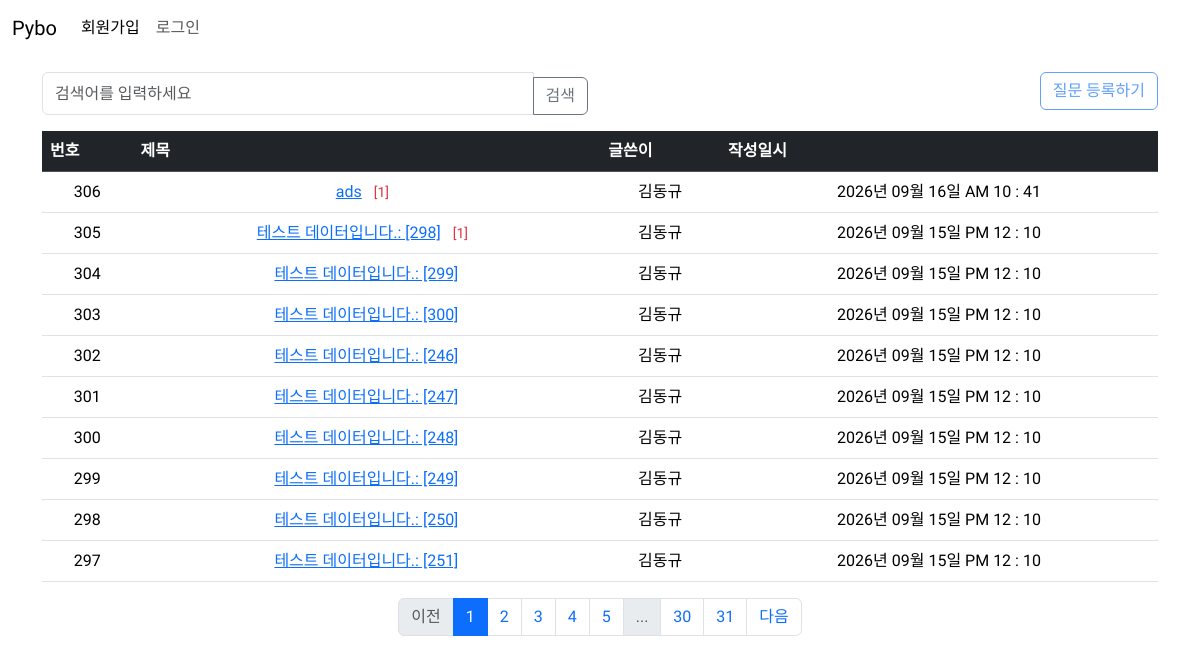
Page /question/list/ on the committed database.
### pybo/models.py (models this page shows)
class Question(db.Model):
    id = db.Column(db.Integer, primary_key=True)
    subject = db.Column(db.String(200), nullable=False)
    content = db.Column(db.Text, nullable=False)
    create_date = db.Column(db.DateTime, nullable=False)
    user_id = db.Column(db.Integer, db.ForeignKey('user.id', ondelete='CASCADE'), nullable=False)
    user = db.relationship('User', backref=db.backref('question_set'))
    modify_date = db.Column(db.DateTime(), nullable=True)

class User(db.Model):
    id = db.Column(db.Integer, primary_key=True)
    username = db.Column(db.String(150), unique=True, nullable=False)
    password = db.Column(db.String(200), nullable=False)
    email = db.Column(db.String(120), unique=True, nullable=False)

### pybo/views/question_views.py (the view, shortened to what this page needs)
@bp.route('/list/')
def _list():
    page = request.args.get('page', default=1, type=int)
    kw = request.args.get('kw', default='', type=str)
    question_list = Question.query.order_by(Question.create_date.desc())
    question_list = question_list.paginate(page=page, per_page=10)
    return render_template(
        'question/question_list.html', question_list=question_list, page=page, kw=kw
    )

### pybo/filter.py (called while the page is built)
def format_datetime(value, fmt='%Y년 %m월 %d일 %p %I : %M'):
    return value.strftime(fmt)

### pybo/views/auth_views.py (called while the page is built)
@bp.before_app_request
def load_logged_in_user():
    user_id = session.get('user_id')
    if user_id is None:
        g.user = None
    else:
        g.user = User.query.get(user_id)

### pybo/templates/question/question_list.html (shortened to what this page needs)
{% extends 'base.html' %}
{% block content %}
<div class="container my-3">
    <div class="row my-3">
        <div class="col-6">
            <div class="input-group">
                <input type="search" id="search_kw" class="form-control" value="{{ kw or '' }}" placeholder="&#xAC80;&#xC0C9;&#xC5B4;&#xB97C; &#xC785;&#xB825;&#xD558;&#xC138;&#xC694;">
                <button type="button" class="btn btn-outline-secondary" id="btn_search">&#xAC80;&#xC0C9;</button>
            </div>
        </div>
        <div class="col-6 text-end">
        {% if g.user %}
        <a href="{{ url_for('question.create') }}" class="btn btn-outline-primary">질문등록하기</a>
        {% else %}
        <a class="btn btn-outline-primary disabled" aria-disabled="true">질문 등록하기</a>
        {% endif %}
    </div>
    </div>
    <table class="table table-hover">
        <thead>
        <tr class="table-dark">
            <th>번호</th>
            <th>제목</th>
            <th>글쓴이</th>
            <th>작성일시</th>
        </tr>
        </thead>
        <tbody>
        {% if question_list %}
        {% for question in question_list.items %}
        <tr class="text-center">
            <td>{{  question_list.total-((question_list.page-1)* question_list.per_page ) - loop.index0 }}</td>
            <td>
                <a href="{{ url_for('question.detail', question_id=question.id) }}">{{ question.subject }}</a>
                {% if question.answer_set | length > 0 %}
                <span class="text-danger small mx-2">[{{ question.answer_set | length }}]</span>
                {% endif %}
            </td>
            <td>{{ question.user.username }}</td>
            <td>{{ question.create_date | datetime }}</td>
        </tr>
        {% endfor %}
        {% else %}
        <tr>
            <td colspan="3">질문이 없습니다.</td>
        </tr>
        {% endif %}
        </tbody>
    </table>
    <nav aria-label="...">
      <ul class="pagination justify-content-center">
          {% if question_list.has_prev %}
        <li class="page-item">
            <a href="?page={{ question_list.prev_num }}" class="page-link">이전</a>
        </li>
          {% else  %}
          <li class="page-item disabled">
              <a href="javascript:void(0)" class="page-link" aria-disabled="true">이전</a>
          </li>
          {% endif %}
          {% for page_num in question_list.iter_pages() %}
            {% if page_num  %}
              {% if page_num != question_list.page %}
          <li class="page-item"><a class="page-link" href="?page={{ page_num }}">{{ page_num }}</a></li>
                {% else %}
          <li class="page-item active">
           <a class="page-link" href="javascript:void(0)" aria-current="page">{{ page_num }}</a>
          </li>
              {% endif %}
                {% else %}
        <li class="page-item disabled"><a class="page-link" href="javascript:void(0)">...</a></li>
            {% endif %}
          {% endfor %}
          {% if question_list.has_next %}
        <li class="page-item">
            <a href="?page={{ question_list.next_num }}" class="page-link">다음</a>
        </li>
          {% else %}
          <li class="page-item disabled">
              <a class="page-link" href="javascript:void(0)">다음</a>
          </li>
          {% endif %}
      </ul>
    </nav>
</div>
{% endblock %}

### pybo/static/style.css (style rules this page uses)
body { font-family: "Do Hyeon", sans-serif; font-weight: 400; font-style: normal; }
button { margin-top: 5px; }

### rows in the picture
Question: total "306", subject "ads", answer_set|length "1", user.username "김동규", create_date "2026년 09월 16일 AM 10 : 41"
Question: total "305", subject "테스트 데이터입니다.: [298]", answer_set|length "1", user.username "김동규", create_date "2026년 09월 15일 PM 12 : 10"
Question: total "304", subject "테스트 데이터입니다.: [299]", user.username "김동규", create_date "2026년 09월 15일 PM 12 : 10"
Question: total "303", subject "테스트 데이터입니다.: [300]", user.username "김동규", create_date "2026년 09월 15일 PM 12 : 10"
Question: total "302", subject "테스트 데이터입니다.: [246]", user.username "김동규", create_date "2026년 09월 15일 PM 12 : 10"
Question: total "301", subject "테스트 데이터입니다.: [247]", user.username "김동규", create_date "2026년 09월 15일 PM 12 : 10"
Question: total "300", subject "테스트 데이터입니다.: [248]", user.username "김동규", create_date "2026년 09월 15일 PM 12 : 10"
Question: total "299", subject "테스트 데이터입니다.: [249]", user.username "김동규", create_date "2026년 09월 15일 PM 12 : 10"
Question: total "298", subject "테스트 데이터입니다.: [250]", user.username "김동규", create_date "2026년 09월 15일 PM 12 : 10"
Question: total "297", subject "테스트 데이터입니다.: [251]", user.username "김동규", create_date "2026년 09월 15일 PM 12 : 10"

### other values in the picture
{{ page_num }} "1"
{{ page_num }} "2" "3" "4" "5" "30" "31"
